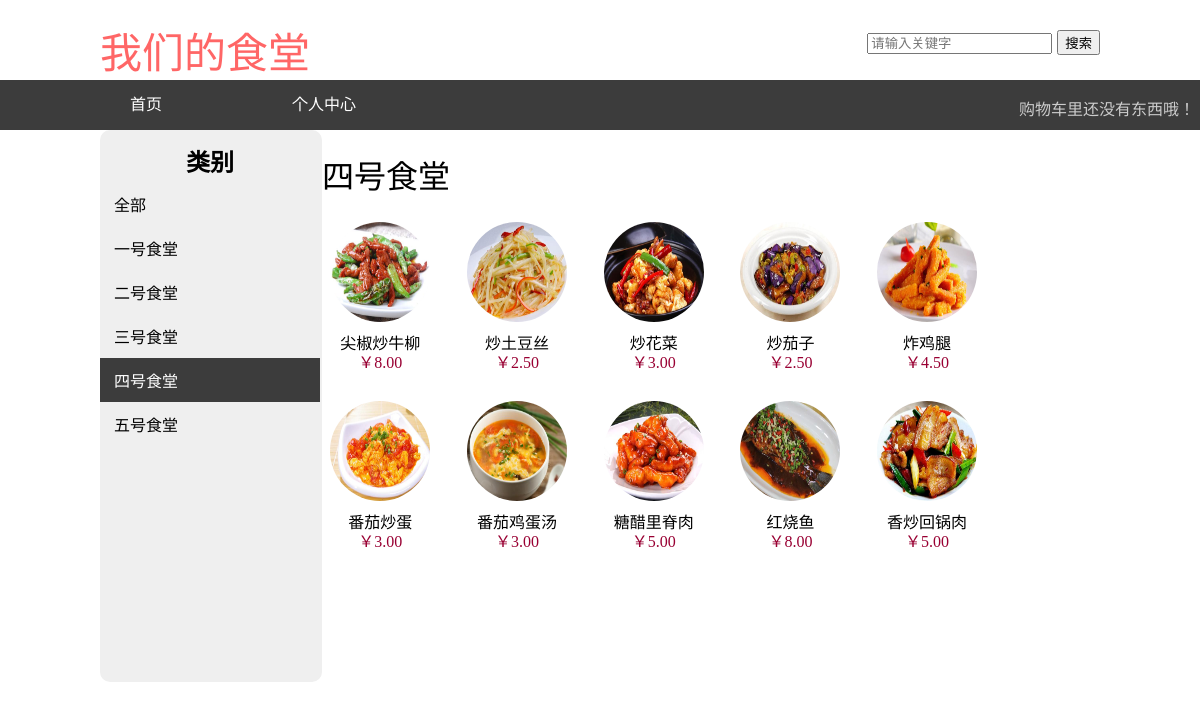
The page /no4/ on the database its author committed.
### rank/models.py (models this page shows, shortened)
class Restaurant(models.Model):
	 name = models.CharField(max_length=200,
							      db_index=True)
	 slug = models.SlugField(max_length=200,
	                        db_index=True,
							       unique=True)
	 class Meta:
		  ordering = ('name',)
		  verbose_name = 'restaurant'
		  verbose_name_plural = 'restaurants'
	 def get_absolute_url(self):
		  return reverse('rank:product_list_by_restaurant',
                        args=[self.slug])

class Product(models.Model):
    restaurant = models.ForeignKey(Restaurant,
                                 related_name='products')
    name = models.CharField(max_length=200, db_index=True)
    slug = models.SlugField(max_length=200, db_index=True)
    image = models.ImageField(upload_to='products/%Y/%m/%d',
                              blank=True)
    description = models.TextField(blank=True)
    price = models.DecimalField(max_digits=10, decimal_places=2)
    stock = models.PositiveIntegerField()
    available = models.BooleanField(default=True)
    created = models.DateTimeField(auto_now_add=True)
    updated = models.DateTimeField(auto_now=True)
    grade = models.FloatField(default=0.00)
    myrank = models.FloatField(default=0.00)
    class Meta:
        ordering = ('name',)
        index_together = (('id', 'slug'),)
    def get_absolute_url(self):
        return reverse('rank:product_detail',
            args=[self.id, self.slug])

### rank/views.py (the view)
def show_product(request,restaurant_slug=None):
    product = Product.objects.filter(available=True)
    restaurant = None
    restaurants = Restaurant.objects.order_by("id")
    products = Product.objects.filter(available=True)
    if restaurant_slug:
        restaurant = get_object_or_404(Restaurant, slug=restaurant_slug)
        products = products.filter(restaurant=restaurant)
    return render(request,
                  'rank/product/show_product.html',
                  {'product':product,
                   'restaurant':restaurant,
                  'restaurants': restaurants,
                  'products': products,})

### rank/templates/rank/product/show_product.html (shortened to what this page needs)
{% extends "rank/base.html" %}
{% load static %}
{% block content %}
    <div id="sidebar">
        <h3>类别</h3>
        <ul>
            <li {% if not restaurant %}class="selected"{% endif %}>
                <a href="{% url "rank:show_product" %}">全部</a>
            </li>
        {% for c in restaurants %}
            <li {% if restaurant.slug == c.slug %}class="selected"{% endif %}>
                <a href="{{ c.get_absolute_url }}">{{ c.name }}</a>
            </li>
        {% endfor %}
        </ul>
    </div>
    <div id="main" class="product-list">
        <h1>{% if restaurant %}{{ restaurant.name }}{% else %}菜品{% endif %}</h1>
        {% for product in products %}
            <div class="item">
                <a href="{{ product.get_absolute_url }}">
                    <img class="my-img" src="{% if product.image %}{{ product.image.url }}{% else %}{% static "img/no_image.png" %}{% endif %}"></br>
                </a>
                <a href="{{ product.get_absolute_url }}">{{ product.name }}</a><br>
                ￥{{ product.price }}
            </div>
        {% endfor %}
    </div>
{% endblock %}

### rank/static/css/base.css (style rules this page uses)
.my-img { border-radius: 50px; width: 100px; height: 100px; }
body { margin:0; padding:0; font-family:helvetica, sans-serif; }
h1 { font-family:宋体; font-weight:normal; height:30px; }
h3 { text-align: center; vertical-align:middle; font-family:宋体; font-weight:bold; font-size:24px; width:220px; height:15px; margin-top:0.3cm; }
a { text-decoration:none; color:#000000; font-family:宋体; margin-left:0; }
#sidebar { width:220px; height:550px; padding:2px 2px 0 0; border-radius:10px; float:left; background:#efefef; margin-top:0; }
#sidebar ul { margin:0; padding:0; }
#sidebar ul li { margin:0; list-style:none; padding:10px 14px; }
#sidebar ul li a { display:block; }
#sidebar ul li.selected { background:#3c3c3c; border-radius:0px; }
#sidebar ul li.selected a { color:#fff; }
#main { margin-right:-220px; overflow:hidden; margin-left:1cm; margin-top:0cm; }
.product-list .item { width:15%; padding:0px 20px 10px 0; float:left; text-align:center; line-height:1.2; color:#990033; margin-top:0.5cm; }
.product-list .item img { width:100%; margin-bottom:8px; width:100px; height:100px; }

### rows shown on the page
Restaurant: name "一号食堂"
Restaurant: name "二号食堂"
Restaurant: name "三号食堂"
Restaurant: name "四号食堂"
Restaurant: name "五号食堂"
Product: image (picture), name "尖椒炒牛柳", price "8.00"
Product: image (picture), name "炒土豆丝", price "2.50"
Product: image (picture), name "炒花菜", price "3.00"
Product: image (picture), name "炒茄子", price "2.50"
Product: image (picture), name "炸鸡腿", price "4.50"
Product: image (picture), name "番茄炒蛋", price "3.00"
Product: image (picture), name "番茄鸡蛋汤", price "3.00"
Product: image (picture), name "糖醋里脊肉", price "5.00"
Product: image (picture), name "红烧鱼", price "8.00"
Product: image (picture), name "香炒回锅肉", price "5.00"
